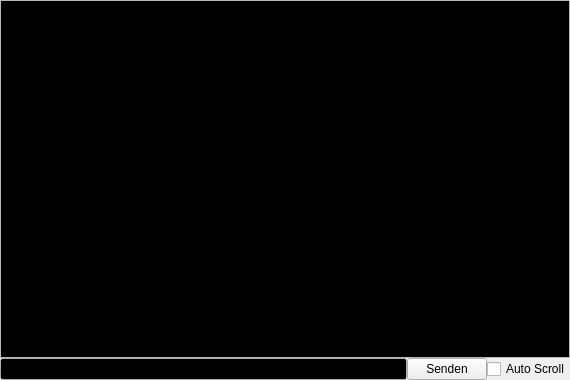
<?xml version="1.0" encoding="UTF-8"?>
<ui version="4.0">
 <class>ConsoleWidget</class>
 <widget class="QWidget" name="ConsoleWidget">
  <property name="geometry">
   <rect>
    <x>0</x>
    <y>0</y>
    <width>570</width>
    <height>380</height>
   </rect>
  </property>
  <property name="sizePolicy">
   <sizepolicy hsizetype="Expanding" vsizetype="Expanding">
    <horstretch>0</horstretch>
    <verstretch>0</verstretch>
   </sizepolicy>
  </property>
  <property name="windowTitle">
   <string>Form</string>
  </property>
  <layout class="QVBoxLayout" name="verticalLayout">
   <property name="spacing">
    <number>0</number>
   </property>
   <property name="margin">
    <number>0</number>
   </property>
   <item>
    <widget class="QTextEdit" name="console_text">
     <property name="palette">
      <palette>
       <active>
        <colorrole role="Text">
         <brush brushstyle="SolidPattern">
          <color alpha="255">
           <red>255</red>
           <green>255</green>
           <blue>255</blue>
          </color>
         </brush>
        </colorrole>
        <colorrole role="Base">
         <brush brushstyle="SolidPattern">
          <color alpha="255">
           <red>0</red>
           <green>0</green>
           <blue>0</blue>
          </color>
         </brush>
        </colorrole>
       </active>
       <inactive>
        <colorrole role="Text">
         <brush brushstyle="SolidPattern">
          <color alpha="255">
           <red>255</red>
           <green>255</green>
           <blue>255</blue>
          </color>
         </brush>
        </colorrole>
        <colorrole role="Base">
         <brush brushstyle="SolidPattern">
          <color alpha="255">
           <red>0</red>
           <green>0</green>
           <blue>0</blue>
          </color>
         </brush>
        </colorrole>
       </inactive>
       <disabled>
        <colorrole role="Text">
         <brush brushstyle="SolidPattern">
          <color alpha="255">
           <red>120</red>
           <green>120</green>
           <blue>120</blue>
          </color>
         </brush>
        </colorrole>
        <colorrole role="Base">
         <brush brushstyle="SolidPattern">
          <color alpha="255">
           <red>240</red>
           <green>240</green>
           <blue>240</blue>
          </color>
         </brush>
        </colorrole>
       </disabled>
      </palette>
     </property>
     <property name="acceptDrops">
      <bool>false</bool>
     </property>
     <property name="readOnly">
      <bool>true</bool>
     </property>
    </widget>
   </item>
   <item>
    <layout class="QHBoxLayout" name="horizontalLayout">
     <property name="spacing">
      <number>0</number>
     </property>
     <item>
      <widget class="QLineEdit" name="command_line">
       <property name="palette">
        <palette>
         <active>
          <colorrole role="Text">
           <brush brushstyle="SolidPattern">
            <color alpha="255">
             <red>255</red>
             <green>255</green>
             <blue>255</blue>
            </color>
           </brush>
          </colorrole>
          <colorrole role="Base">
           <brush brushstyle="SolidPattern">
            <color alpha="255">
             <red>0</red>
             <green>0</green>
             <blue>0</blue>
            </color>
           </brush>
          </colorrole>
         </active>
         <inactive>
          <colorrole role="Text">
           <brush brushstyle="SolidPattern">
            <color alpha="255">
             <red>255</red>
             <green>255</green>
             <blue>255</blue>
            </color>
           </brush>
          </colorrole>
          <colorrole role="Base">
           <brush brushstyle="SolidPattern">
            <color alpha="255">
             <red>0</red>
             <green>0</green>
             <blue>0</blue>
            </color>
           </brush>
          </colorrole>
         </inactive>
         <disabled>
          <colorrole role="Text">
           <brush brushstyle="SolidPattern">
            <color alpha="255">
             <red>120</red>
             <green>120</green>
             <blue>120</blue>
            </color>
           </brush>
          </colorrole>
          <colorrole role="Base">
           <brush brushstyle="SolidPattern">
            <color alpha="255">
             <red>240</red>
             <green>240</green>
             <blue>240</blue>
            </color>
           </brush>
          </colorrole>
         </disabled>
        </palette>
       </property>
      </widget>
     </item>
     <item>
      <widget class="QPushButton" name="send_button">
       <property name="text">
        <string>Senden</string>
       </property>
       <property name="shortcut">
        <string>Return</string>
       </property>
      </widget>
     </item>
     <item>
      <widget class="QCheckBox" name="autoscroll_check">
       <property name="text">
        <string>Auto Scroll</string>
       </property>
      </widget>
     </item>
    </layout>
   </item>
  </layout>
 </widget>
 <resources/>
 <connections/>
</ui>
